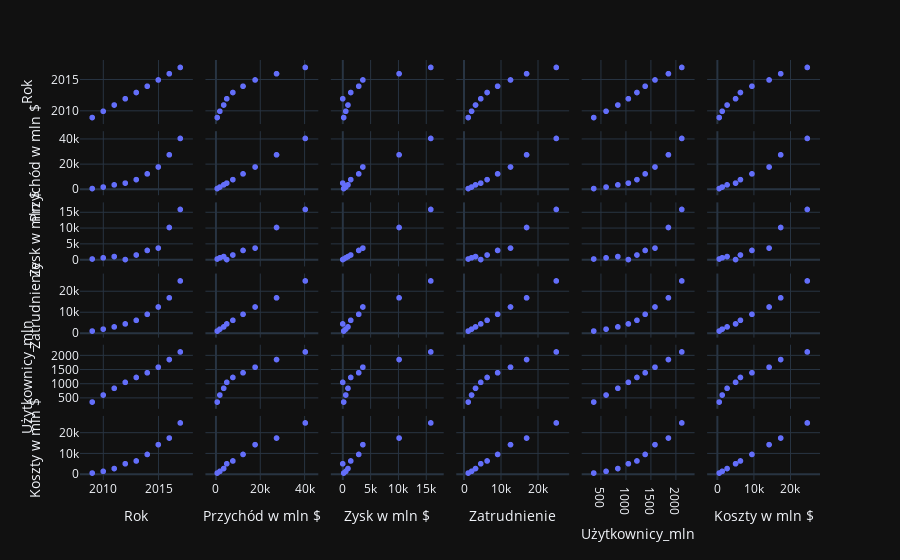

Source (notebook cell):
### Code cell
# wykresy

fig = px.scatter_matrix(data)
fig.show()

### Figure 1 — Plotly figure (JSON) as saved in the notebook; plotly's stock layout.template omitted (floating-point values rounded to 4 significant figures)
{"data": [{"dimensions": [{"axis": {"matches": true}, "label": "Rok", "values": [2009, 2010, 2011, 2012, 2013, 2014, 2015, 2016, 2017]}, {"axis": {"matches": true}, "label": "Przychód w mln $", "values": [777, 1974, 3711, 5089, 7872, 12466, 17928, 27638, 40653]}, {"axis": {"matches": true}, "label": "Zysk w mln $", "values": [229, 606, 1000, 53, 1500, 2940, 3688, 10217, 15934]}, {"axis": {"matches": true}, "label": "Zatrudnienie", "values": [1218, 2127, 3200, 4619, 6337, 9199, 12691, 17048, 25105]}, {"axis": {"matches": true}, "label": "Użytkownicy_mln", "values": [360, 608, 845, 1056, 1228, 1393, 1591, 1860, 2129]}, {"axis": {"matches": true}, "label": "Koszty w mln $", "values": [548, 1368, 2711, 5036, 6372, 9526, 14240, 17421, 24719]}], "hovertemplate": "%{xaxis.title.text}=%{x}<br>%{yaxis.title.text}=%{y}<extra></extra>", "legendgroup": "", "marker": {"color": "#636efa", "symbol": "circle"}, "name": "", "showlegend": false, "type": "splom"}], "layout": {"legend": {"tracegroupgap": 0}, "margin": {"t": 60}, "dragmode": "select"}}
